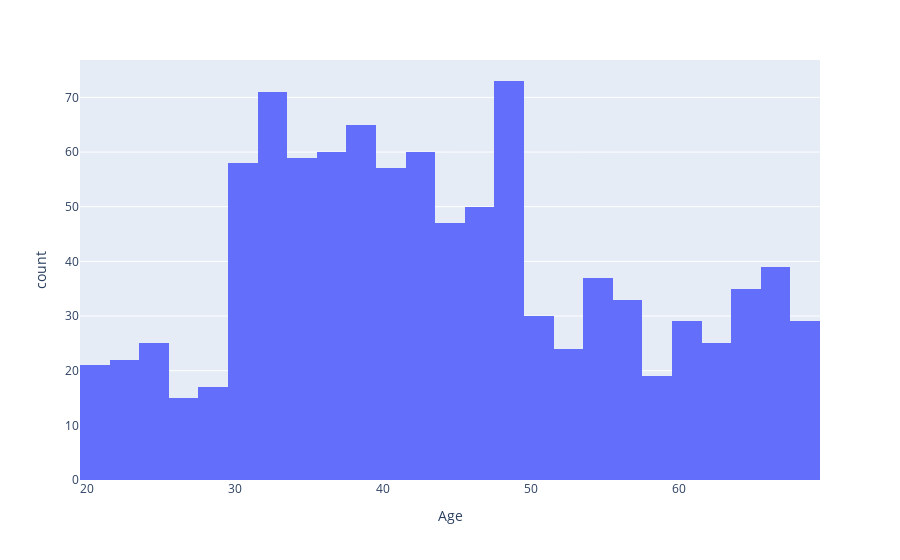

This figure's notebook cell:
### Markdown cell above
# Descriptive analysis

Descriptive analysis is the analysis that data analyst(DA) or business intelligence(BI) do. As the name suggests, it  describes the charactersitics of data.

Like the figure above, we can summarize raw data with some calculation. We can tell the data stories with beautiful pie chart, like *"Most favorite car color of our customers are white."*.

### Code cell
import numpy as np
import pandas as pd
import plotly.express as px
import plotly.offline as pyo
pyo.init_notebook_mode(connected=True)

np.random.seed(0)

fav_color_dist = np.random.randint(low=0, high=100, size=6)
fav_color_dist = fav_color_dist / fav_color_dist.sum()

car_df = pd.DataFrame({'Age': np.hstack([np.random.randint(20, 30, 100), np.random.randint(30, 50, 600), np.random.randint(50, 70, 300)]),
                       'Gender': np.random.choice(['Male', 'Female'], 1000),
                       'Favorite_Color': np.random.choice(['White', 'Black', 'Silver', 'Red', 'Blue', 'Other'],
                       size=1000, p=fav_color_dist)
                       })
fig = px.histogram(car_df, x='Age')
fig

### Figure 1 — Plotly figure (JSON) as saved in the notebook; plotly's stock layout.template omitted (floating-point values rounded to 4 significant figures; data arrays with more than 128 entries replaced by an {"elided": "..."} marker saying what was removed)
{"data": [{"alignmentgroup": "True", "bingroup": "x", "hovertemplate": "Age=%{x}<br>count=%{y}<extra></extra>", "legendgroup": "", "marker": {"color": "#636efa", "pattern": {"shape": ""}}, "name": "", "offsetgroup": "", "orientation": "v", "showlegend": false, "type": "histogram", "x": {"elided": "1000 int values"}, "xaxis": "x", "yaxis": "y"}], "layout": {"barmode": "relative", "legend": {"tracegroupgap": 0}, "margin": {"t": 60}, "xaxis": {"anchor": "y", "domain": [0, 1], "title": {"text": "Age"}}, "yaxis": {"anchor": "x", "domain": [0, 1], "title": {"text": "count"}}}}
